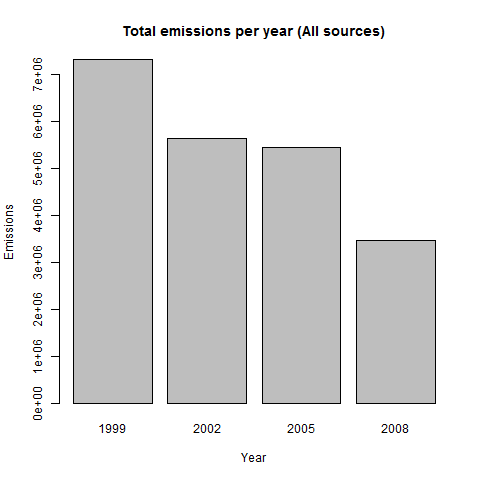

Write the R code that produced this figure.
##Summary of Emissions by year
years <- ddply(nei, "year", function(x) sum(x$Emissions))

##Opening png device
png(filename = "plot1.png", width = 480, height = 480)

##First plot
barplot(height = years$V1, xlab = "Year", ylab = "Emissions", main = "Total emissions per year (All sources)", names.arg = c("1999", "2002", "2005", "2008"))

##Closing device
dev.off()
